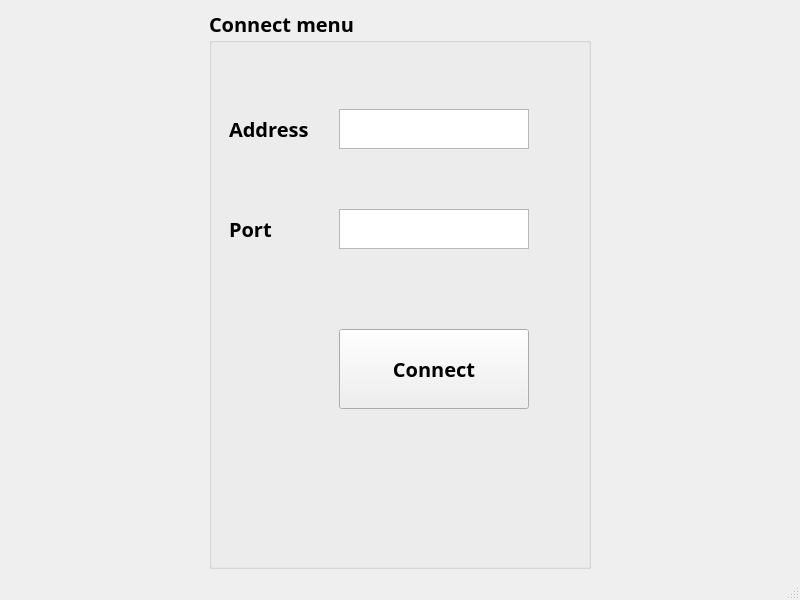
<?xml version="1.0" encoding="UTF-8"?>
<ui version="4.0">
 <class>ConnectWindow</class>
 <widget class="QMainWindow" name="ConnectWindow">
  <property name="geometry">
   <rect>
    <x>0</x>
    <y>0</y>
    <width>800</width>
    <height>600</height>
   </rect>
  </property>
  <property name="windowTitle">
   <string>MainWindow</string>
  </property>
  <widget class="QWidget" name="centralwidget">
   <layout class="QGridLayout" name="gridLayout">
    <item row="0" column="0">
     <spacer name="horizontalSpacer">
      <property name="orientation">
       <enum>Qt::Orientation::Horizontal</enum>
      </property>
      <property name="sizeType">
       <enum>QSizePolicy::Policy::Fixed</enum>
      </property>
      <property name="sizeHint" stdset="0">
       <size>
        <width>200</width>
        <height>20</height>
       </size>
      </property>
     </spacer>
    </item>
    <item row="0" column="1">
     <widget class="QGroupBox" name="groupBox">
      <property name="font">
       <font>
        <family>Bradley Hand ITC</family>
        <pointsize>15</pointsize>
        <bold>true</bold>
       </font>
      </property>
      <property name="title">
       <string>Connect menu</string>
      </property>
      <widget class="QLabel" name="label">
       <property name="geometry">
        <rect>
         <x>20</x>
         <y>100</y>
         <width>110</width>
         <height>40</height>
        </rect>
       </property>
       <property name="text">
        <string>Address</string>
       </property>
      </widget>
      <widget class="QLabel" name="label_2">
       <property name="geometry">
        <rect>
         <x>20</x>
         <y>200</y>
         <width>110</width>
         <height>40</height>
        </rect>
       </property>
       <property name="text">
        <string>Port</string>
       </property>
      </widget>
      <widget class="QTextEdit" name="Address_text">
       <property name="geometry">
        <rect>
         <x>130</x>
         <y>100</y>
         <width>190</width>
         <height>40</height>
        </rect>
       </property>
      </widget>
      <widget class="QTextEdit" name="Port_text">
       <property name="geometry">
        <rect>
         <x>130</x>
         <y>200</y>
         <width>190</width>
         <height>40</height>
        </rect>
       </property>
      </widget>
      <widget class="QPushButton" name="Connect_btn">
       <property name="geometry">
        <rect>
         <x>130</x>
         <y>320</y>
         <width>190</width>
         <height>80</height>
        </rect>
       </property>
       <property name="text">
        <string>Connect</string>
       </property>
      </widget>
     </widget>
    </item>
    <item row="0" column="2">
     <spacer name="horizontalSpacer_2">
      <property name="orientation">
       <enum>Qt::Orientation::Horizontal</enum>
      </property>
      <property name="sizeType">
       <enum>QSizePolicy::Policy::Fixed</enum>
      </property>
      <property name="sizeHint" stdset="0">
       <size>
        <width>200</width>
        <height>20</height>
       </size>
      </property>
     </spacer>
    </item>
   </layout>
  </widget>
  <widget class="QMenuBar" name="menubar">
   <property name="geometry">
    <rect>
     <x>0</x>
     <y>0</y>
     <width>800</width>
     <height>26</height>
    </rect>
   </property>
  </widget>
  <widget class="QStatusBar" name="statusbar"/>
 </widget>
 <resources/>
 <connections/>
</ui>
